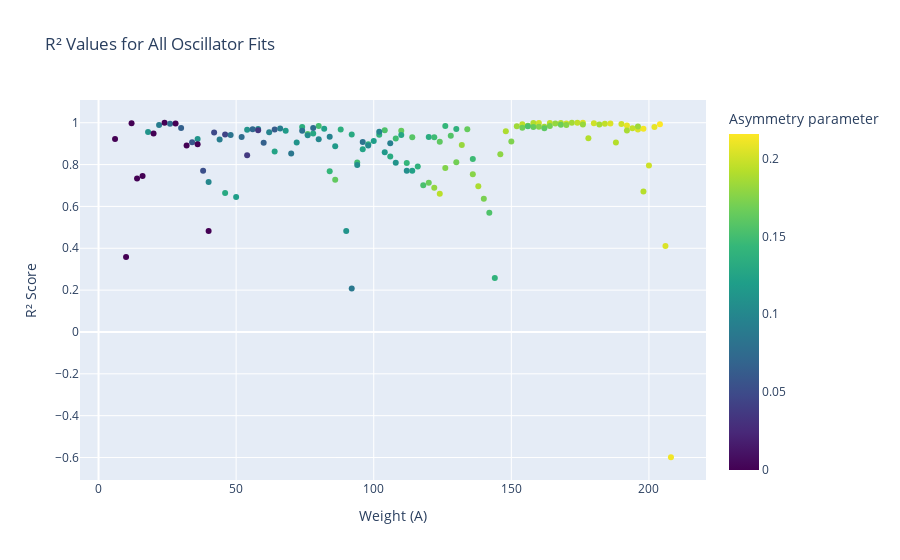

Write notebook code for a chart like this one.
### Code cell
df_to_plot = merged

px.scatter(df_to_plot.groupby(by=df_to_plot.index).head(1).reset_index(), 
            x='a', 
            y='r2', 
            color='beta',
            title='R² Values for All Oscillator Fits',
            labels={'beta': 'Asymmetry parameter', 'a': 'Weight (A)', 'r2': 'R² Score'},
            color_continuous_scale='viridis')

### Figure 1 — Plotly figure (JSON) as saved in the notebook; plotly's stock layout.template omitted (floating-point values rounded to 4 significant figures; data arrays with more than 128 entries replaced by an {"elided": "..."} marker saying what was removed)
{"data": [{"hovertemplate": "Weight (A)=%{x}<br>R² Score=%{y}<br>Asymmetry parameter=%{marker.color}<extra></extra>", "legendgroup": "", "marker": {"color": {"elided": "142 float values"}, "coloraxis": "coloraxis", "symbol": "circle"}, "mode": "markers", "name": "", "orientation": "v", "showlegend": false, "type": "scatter", "x": {"elided": "142 int values"}, "xaxis": "x", "y": {"elided": "142 float values"}, "yaxis": "y"}], "layout": {"coloraxis": {"colorbar": {"title": {"text": "Asymmetry parameter"}}, "colorscale": [[0, "#440154"], [0.1111, "#482878"], [0.2222, "#3e4989"], [0.3333, "#31688e"], [0.4444, "#26828e"], [0.5556, "#1f9e89"], [0.6667, "#35b779"], [0.7778, "#6ece58"], [0.8889, "#b5de2b"], [1, "#fde725"]]}, "legend": {"tracegroupgap": 0}, "title": {"text": "R² Values for All Oscillator Fits"}, "xaxis": {"anchor": "y", "domain": [0, 1], "title": {"text": "Weight (A)"}}, "yaxis": {"anchor": "x", "domain": [0, 1], "title": {"text": "R² Score"}}}}
